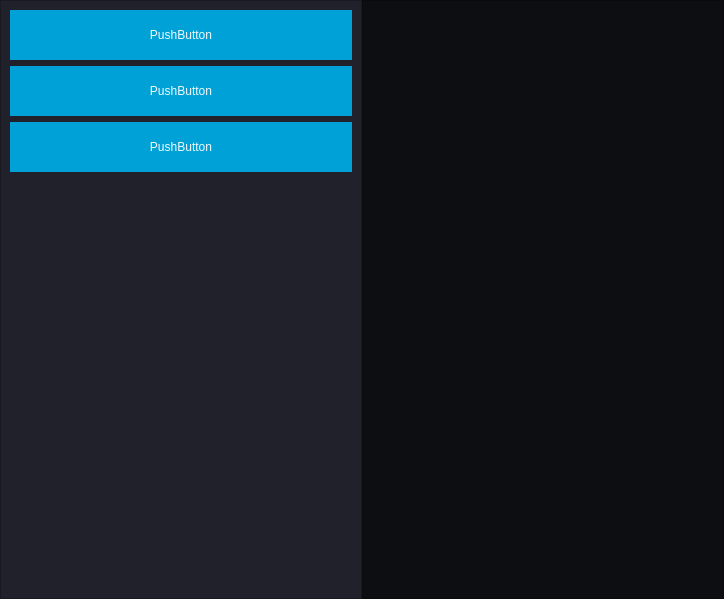
<?xml version="1.0" encoding="UTF-8"?>
<ui version="4.0">
 <class>MainWindow</class>
 <widget class="QMainWindow" name="MainWindow">
  <property name="geometry">
   <rect>
    <x>0</x>
    <y>0</y>
    <width>724</width>
    <height>599</height>
   </rect>
  </property>
  <property name="windowTitle">
   <string>MainWindow</string>
  </property>
  <widget class="QWidget" name="centralwidget">
   <layout class="QGridLayout" name="gridLayout">
    <property name="leftMargin">
     <number>0</number>
    </property>
    <property name="topMargin">
     <number>0</number>
    </property>
    <property name="rightMargin">
     <number>0</number>
    </property>
    <property name="bottomMargin">
     <number>0</number>
    </property>
    <property name="spacing">
     <number>0</number>
    </property>
    <item row="0" column="0">
     <widget class="QFrame" name="frame_menu">
      <property name="maximumSize">
       <size>
        <width>500</width>
        <height>16777215</height>
       </size>
      </property>
      <property name="styleSheet">
       <string notr="true">QFrame{
	background-color:rgb(33, 33, 44)	
}</string>
      </property>
      <property name="frameShape">
       <enum>QFrame::StyledPanel</enum>
      </property>
      <property name="frameShadow">
       <enum>QFrame::Raised</enum>
      </property>
      <layout class="QVBoxLayout" name="verticalLayout">
       <item>
        <widget class="QPushButton" name="pushButton">
         <property name="minimumSize">
          <size>
           <width>0</width>
           <height>50</height>
          </size>
         </property>
         <property name="styleSheet">
          <string notr="true">QPushButton{
	border-style: solid;
	border-top-color: transparent;
	border-right-color: transparent;
	border-left-color: transparent;
	border-bottom-color: transparent;
	border-width: 1px;
	border-style: solid;
	color:rgb(242, 250, 253);
	padding: 2px;
	background-color: rgb(0, 161, 214);
}
QPushButton:hover{
	border-style: solid;
	border-top-color: transparent;
	border-right-color: transparent;
	border-left-color: transparent;
	border-bottom-color: #37efba;
	border-bottom-width: 1px;
	border-style: solid;
	color: rgb(255, 255, 255);
	padding-bottom: 2px;
	background-color: rgb(0, 177, 235);
}</string>
         </property>
         <property name="text">
          <string>PushButton</string>
         </property>
        </widget>
       </item>
       <item>
        <widget class="QPushButton" name="pushButton_2">
         <property name="minimumSize">
          <size>
           <width>0</width>
           <height>50</height>
          </size>
         </property>
         <property name="styleSheet">
          <string notr="true">QPushButton{
	border-style: solid;
	border-top-color: transparent;
	border-right-color: transparent;
	border-left-color: transparent;
	border-bottom-color: transparent;
	border-width: 1px;
	border-style: solid;
	color:rgb(242, 250, 253);
	padding: 2px;
	background-color: rgb(0, 161, 214);
}
QPushButton:hover{
	border-style: solid;
	border-top-color: transparent;
	border-right-color: transparent;
	border-left-color: transparent;
	border-bottom-color: #37efba;
	border-bottom-width: 1px;
	border-style: solid;
	color: rgb(255, 255, 255);
	padding-bottom: 2px;
	background-color: rgb(0, 177, 235);
}</string>
         </property>
         <property name="text">
          <string>PushButton</string>
         </property>
        </widget>
       </item>
       <item>
        <widget class="QPushButton" name="pushButton_3">
         <property name="minimumSize">
          <size>
           <width>0</width>
           <height>50</height>
          </size>
         </property>
         <property name="styleSheet">
          <string notr="true">QPushButton{
	border-style: solid;
	border-top-color: transparent;
	border-right-color: transparent;
	border-left-color: transparent;
	border-bottom-color: transparent;
	border-width: 1px;
	border-style: solid;
	color:rgb(242, 250, 253);
	padding: 2px;
	background-color: rgb(0, 161, 214);
}
QPushButton:hover{
	border-style: solid;
	border-top-color: transparent;
	border-right-color: transparent;
	border-left-color: transparent;
	border-bottom-color: #37efba;
	border-bottom-width: 1px;
	border-style: solid;
	color: rgb(255, 255, 255);
	padding-bottom: 2px;
	background-color: rgb(0, 177, 235);
}</string>
         </property>
         <property name="text">
          <string>PushButton</string>
         </property>
        </widget>
       </item>
       <item>
        <spacer name="verticalSpacer">
         <property name="orientation">
          <enum>Qt::Vertical</enum>
         </property>
         <property name="sizeHint" stdset="0">
          <size>
           <width>20</width>
           <height>40</height>
          </size>
         </property>
        </spacer>
       </item>
      </layout>
     </widget>
    </item>
    <item row="0" column="1">
     <widget class="QFrame" name="frame_content">
      <property name="styleSheet">
       <string notr="true">QFrame{
	background-color:rgb(13,14, 17)
}</string>
      </property>
      <property name="frameShape">
       <enum>QFrame::StyledPanel</enum>
      </property>
      <property name="frameShadow">
       <enum>QFrame::Raised</enum>
      </property>
     </widget>
    </item>
   </layout>
  </widget>
  <widget class="QMenuBar" name="menubar">
   <property name="geometry">
    <rect>
     <x>0</x>
     <y>0</y>
     <width>724</width>
     <height>22</height>
    </rect>
   </property>
  </widget>
 </widget>
 <resources/>
 <connections/>
</ui>
